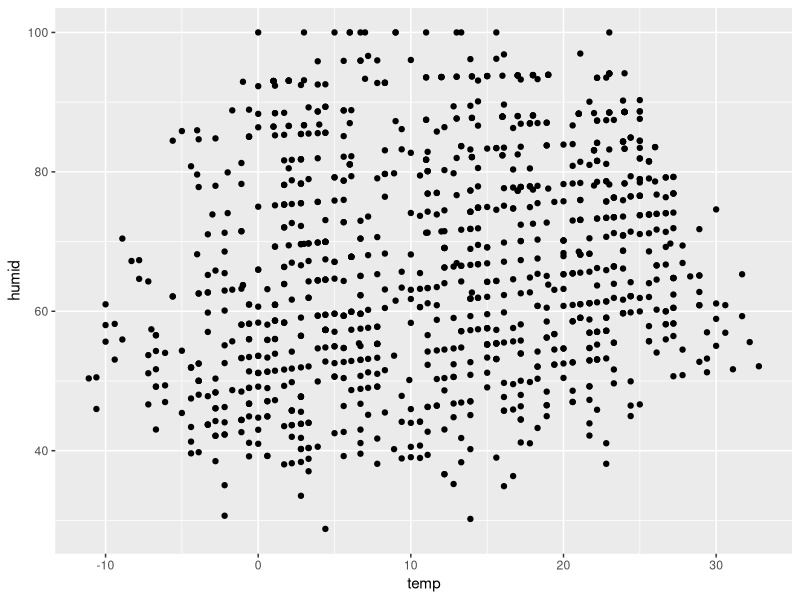
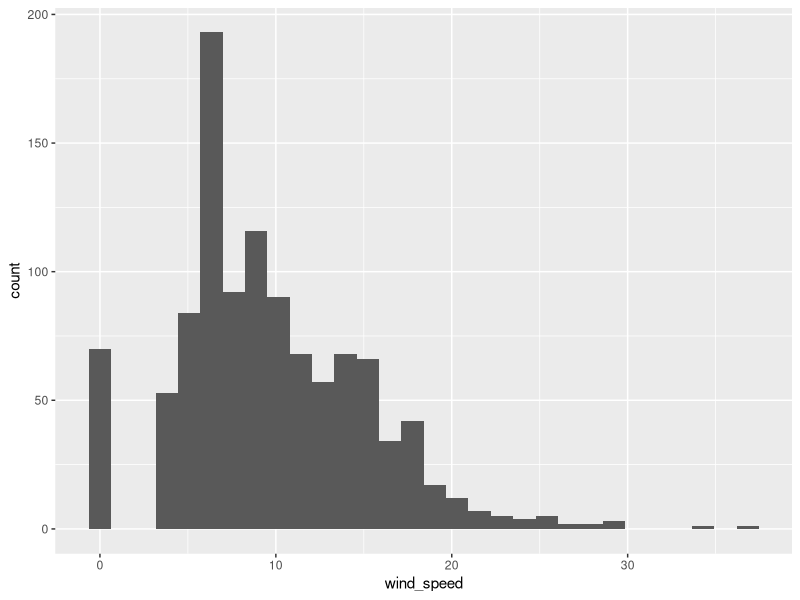
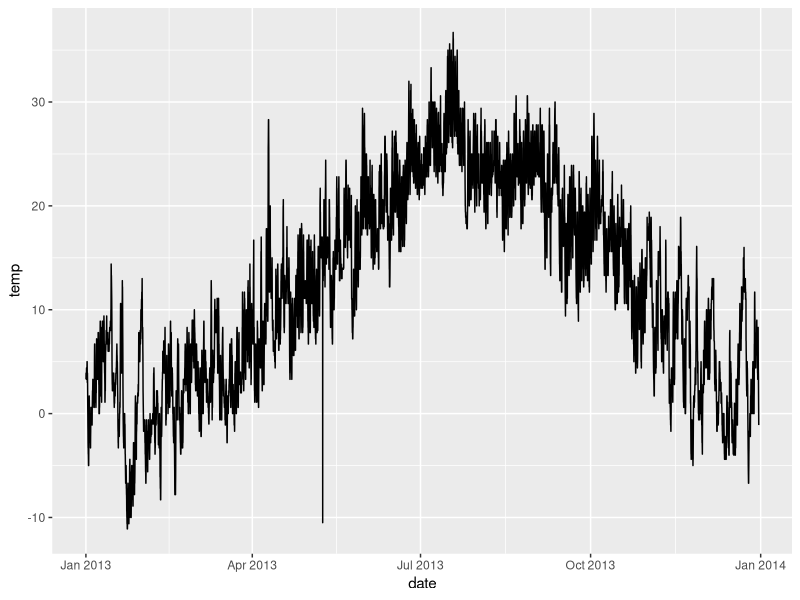
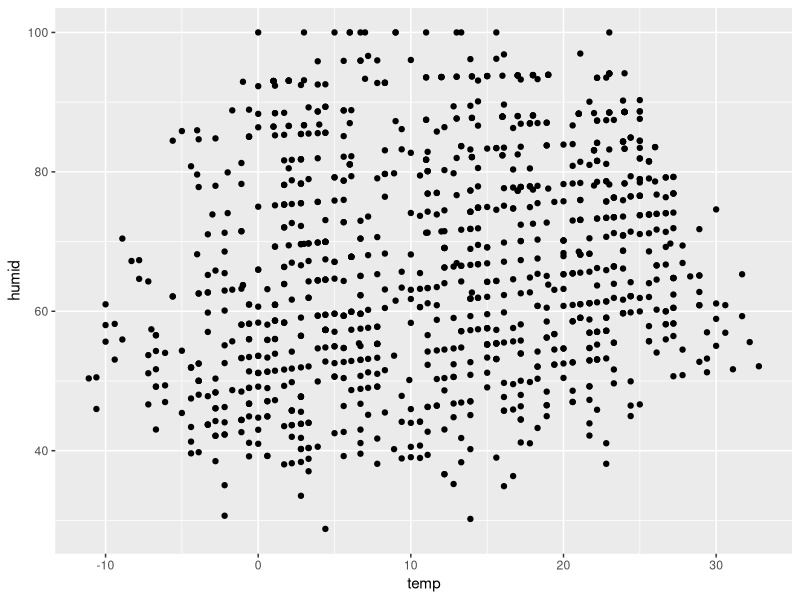
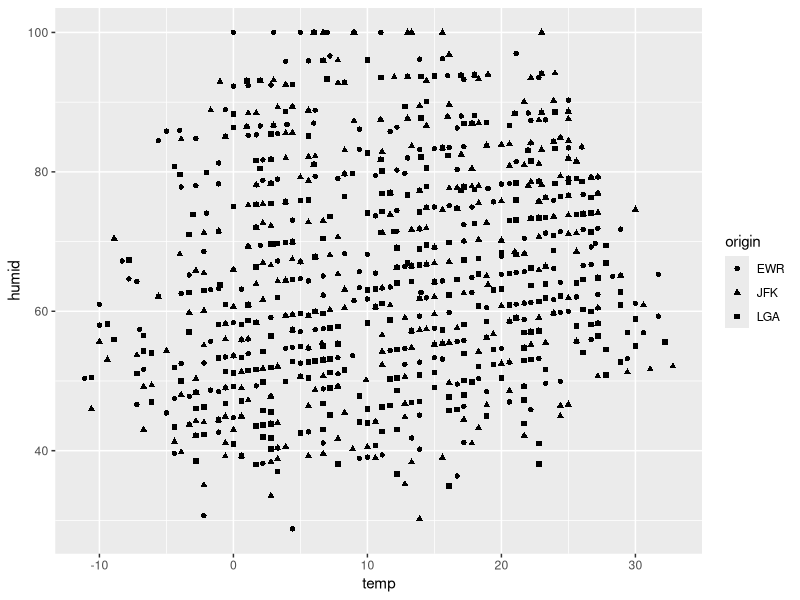
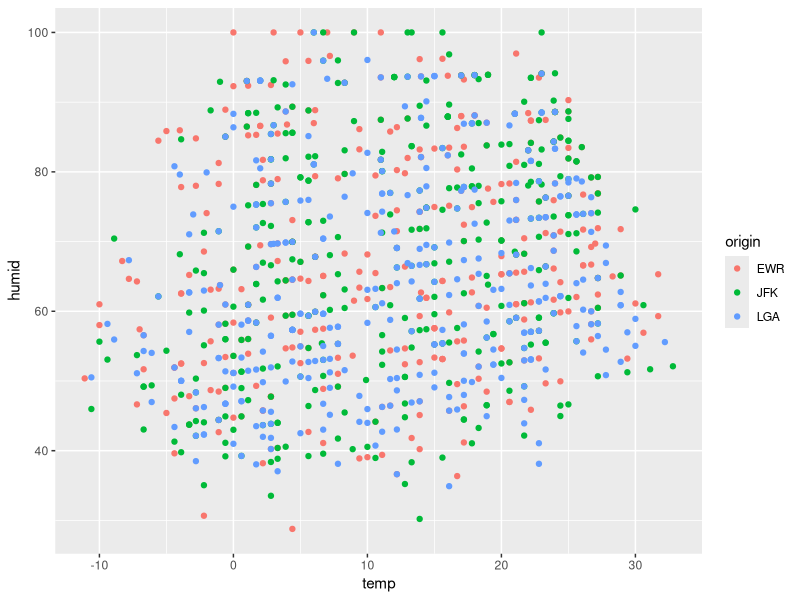
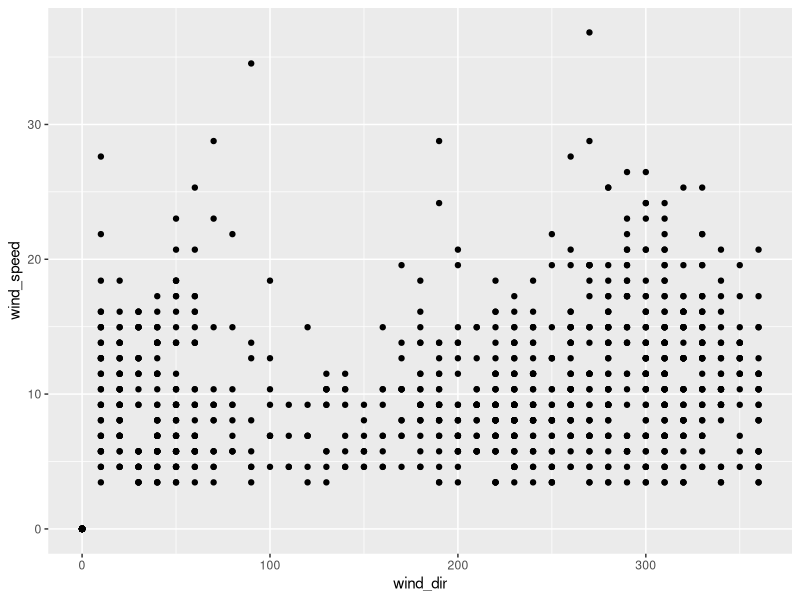
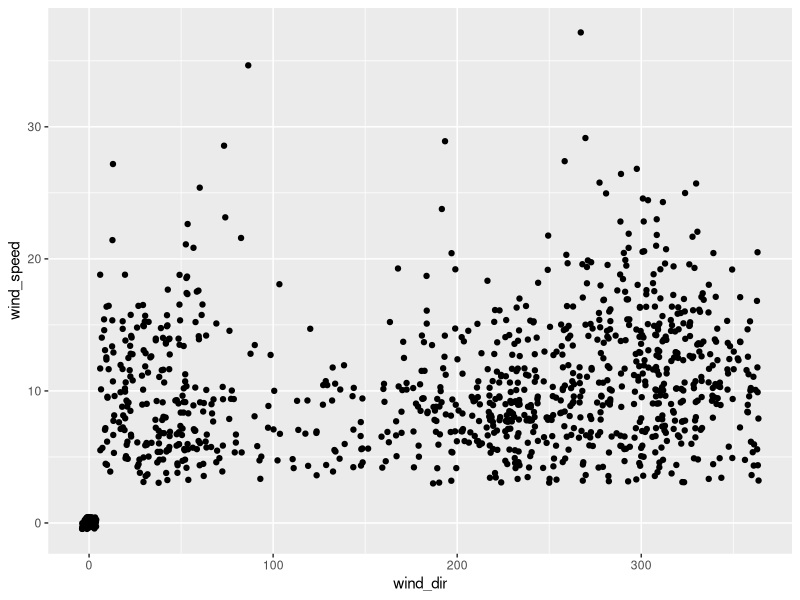

Source code (R) for these figures, in order:
library(readr)
library(tidyr)
library(dplyr)
library(ggplot2)

# Minor fixes for the included data
weather <- read_csv("weather.csv", col_types = list(
  date = col_datetime("%Y-%m-%d %H:%M:%S"),
  precip = col_double(),
  visib = col_double()
)) %>% mutate(
  temp = (temp - 32) * 5 / 9,
  dewp = (dewp - 32) * 5 / 9
)

# A data frame has named columns, each column is the same length
weather
str(weather)
View(weather)

# Introduction to data frames --------------------------------------------------

daily <- filter(weather, hour == 12)
jfk <- filter(weather, origin == "JFK")

# Basic graphics ---------------------------------------------------------------
# What is a plot? Mapping between variables and aesthietcs.
# Three most useful graphics are:
# scatterplot, histogram & line chart

ggplot(daily, aes(temp, humid)) +
  geom_point()
ggplot(daily, aes(wind_speed)) +
  geom_histogram()
ggplot(jfk, aes(date, temp)) +
  geom_line()


# Scatterplots ------------------------------------------------------------

ggplot(daily, aes(temp, humid)) + geom_point()
# Add extra properties with shape or colour
ggplot(daily, aes(temp, humid, shape = origin)) +
  geom_point()
ggplot(daily, aes(temp, humid, colour = origin)) +
  geom_point()

# Discrete data
ggplot(daily, aes(wind_dir, wind_speed)) +
  geom_point()
ggplot(daily, aes(wind_dir, wind_speed)) +
  geom_jitter()
# And in the dev version
ggplot(daily, aes(wind_dir, wind_speed)) +
  geom_count()

# Line charts ------------------------------------------------------------------

# Useful when you have a time series
ggplot(daily, aes(date, temp)) +
  geom_point()
ggplot(daily, aes(date, temp)) +
  geom_line()
ggplot(daily, aes(date, temp, group = origin)) +
  geom_line()
ggplot(daily, aes(date, temp, colour = origin)) +
  geom_line()

# Alternative to aesthetics is to use _facetting_
ggplot(daily, aes(date, temp)) +
  geom_line() +
  facet_wrap(~origin)

# Will learn how to do this later
daily <- daily %>%
  group_by(date) %>%
  mutate(temp_diff = temp - mean(temp))
ggplot(daily, aes(date, temp_diff)) +
  geom_line(aes(colour = origin))

ggplot(jfk, aes(hour, temp)) +
  geom_line()
ggplot(jfk, aes(hour, temp)) +
  geom_line(aes(group = interaction(month, day)))
ggplot(jfk, aes(hour, temp)) +
  geom_line(aes(group = day)) +
  facet_wrap(~month)


# Histograms -------------------------------------------------------------------

ggplot(daily, aes(wind_speed)) + geom_histogram()
ggplot(daily, aes(wind_speed)) + geom_histogram(binwidth = 1)

ggplot(daily, aes(wind_dir)) + geom_histogram()
ggplot(daily, aes(wind_dir)) +
  geom_histogram(binwidth = 10)

ggplot(daily, aes(precip)) + geom_histogram()
ggplot(daily, aes(precip)) +
  geom_histogram(binwidth = 0.01)
# ALWAYS EXPERIMENT WITH THE BIN WIDTH!

# What's strange about wind speed?
ggplot(daily, aes(wind_speed)) + geom_histogram(binwidth = 1)
ggplot(daily, aes(wind_speed)) + geom_histogram(binwidth = 0.5)
ggplot(daily, aes(wind_speed)) + geom_histogram(binwidth = 0.1)

resolution(daily$wind_speed)
ggplot(daily, aes(wind_speed)) + geom_histogram(binwidth = 1.15)
# What's the significance of 1.15?
